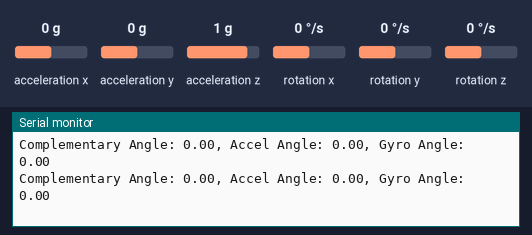
This sketch was run on a simulated Arduino Nano 33 BLE. Shown: the last lines printed to the serial monitor. Inputs (shaded band) come from the test bench; at power-on: acceleration y 0 g, acceleration x 0 g, acceleration z 1 g, rotation y 0 °/s, rotation x 0 °/s, rotation z 0 °/s.

Above: at 4.5 s.
4.6 s: acceleration y set to -1.4 g
At 5.7 s:
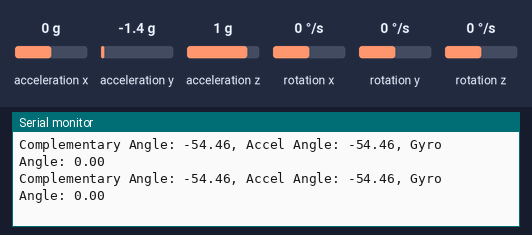
6.1 s: acceleration x set to -1.4 g
At 6.7 s:
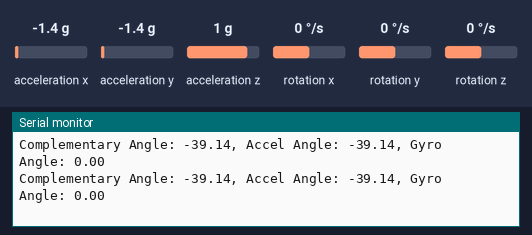
9.1 s: acceleration z set to -1.4 g
At 9.8 s:
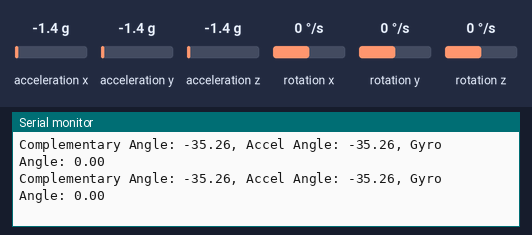
10.6 s: rotation y set to -192 °/s
Timing chart, 0 to 11.1 s (numbered marks = the images above; inputs shaded):
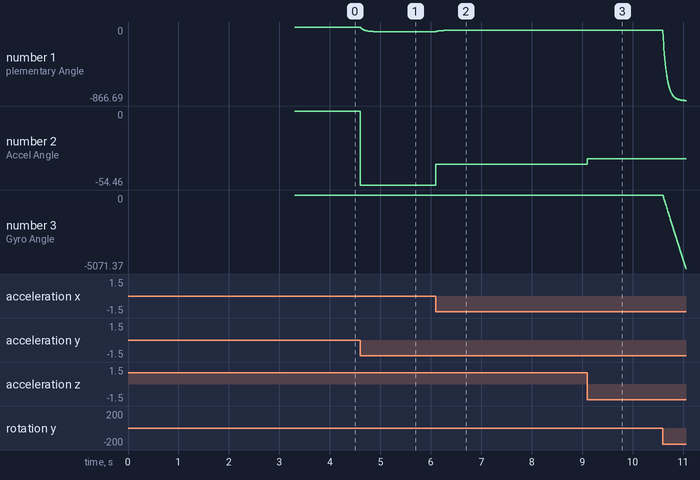

The sketch:

CompAngle.ino
```cpp
#include "Arduino_BMI270_BMM150.h"
#include <math.h>

float accelAngle = 0;
float gyroAngle = 0;
float compAngle = 0;
float k = 0.96; // Lower k slightly to reduce drift
unsigned long previous_time;
float gyro_y_offset = 0; // Bias correction for Y-axis

void setup() {
  Serial.begin(115200);
  while (!Serial);

  if (!IMU.begin()) {
    Serial.println("Failed to initialize IMU!");
    while (1);
  }

  Serial.println("Calibrating gyroscope...");
  int samples = 1000;
  float sum_y = 0;

  for (int i = 0; i < samples; i++) {
    float x, y, z;
    while (!IMU.gyroscopeAvailable());
    IMU.readGyroscope(x, y, z);
    sum_y += y;
    delay(2);
  }

  gyro_y_offset = sum_y / samples; // Compute Y-axis bias
  Serial.print("Gyro Y Offset: ");
  Serial.println(gyro_y_offset, 6);

  previous_time = millis();

  // Initialize complementary filter with accelerometer angle
  float ax, ay, az;
  while (!IMU.accelerationAvailable());
  IMU.readAcceleration(ax, ay, az);
  compAngle = atan2(ay, sqrt(ax * ax + az * az)) * 180.0 / PI; // Corrected formula for pitch
}

void loop() {
  if (IMU.accelerationAvailable() && IMU.gyroscopeAvailable()) {
    float ax, ay, az, gx, gy, gz;
    IMU.readAcceleration(ax, ay, az);
    IMU.readGyroscope(gx, gy, gz);

    // Compute accelerometer angle for pitch
    accelAngle = atan2(ay, sqrt(ax * ax + az * az)) * 180.0 / PI;

    // Time difference in seconds
    unsigned long current_time = millis();
    float dt = (current_time - previous_time) / 1000.0;
    previous_time = current_time; // Update time for next loop

    // Compute gyroscope angle (use Y-axis and apply bias correction)
    gy = (gy - gyro_y_offset) * 180.0 / PI; // Convert to degrees/sec
    gyroAngle += gy * dt; // Integrate angular velocity

    // Dynamic gyro drift correction when stationary
    if (abs(gy) < 0.05) {
        gyro_y_offset = 0.99 * gyro_y_offset + 0.01 * gy; // Slow bias adaptation
    }

    // Compute complementary filter angle
    compAngle = k * (compAngle + gy * dt) + (1 - k) * accelAngle;

    // Periodic drift reset (every 30 seconds)
    static unsigned long last_correction_time = 0;
    if (millis() - last_correction_time > 30000) {
        gyroAngle = accelAngle; // Reset drift accumulation
        last_correction_time = millis();
    }

    // Send data over serial
    Serial.print("Complementary Angle: ");
    Serial.print(compAngle);
    Serial.print(", Accel Angle: ");
    Serial.print(accelAngle);
    Serial.print(", Gyro Angle: ");
    Serial.println(gyroAngle);
  }
}
```

Measured:
- after the input at 4.6 s, the serial monitor: prints a new line at once (image 1)
- plotted number 1: 0 → -54.46 after the input at 4.6 s
- plotted number 2: 0 → -54.46 after the input at 4.6 s
